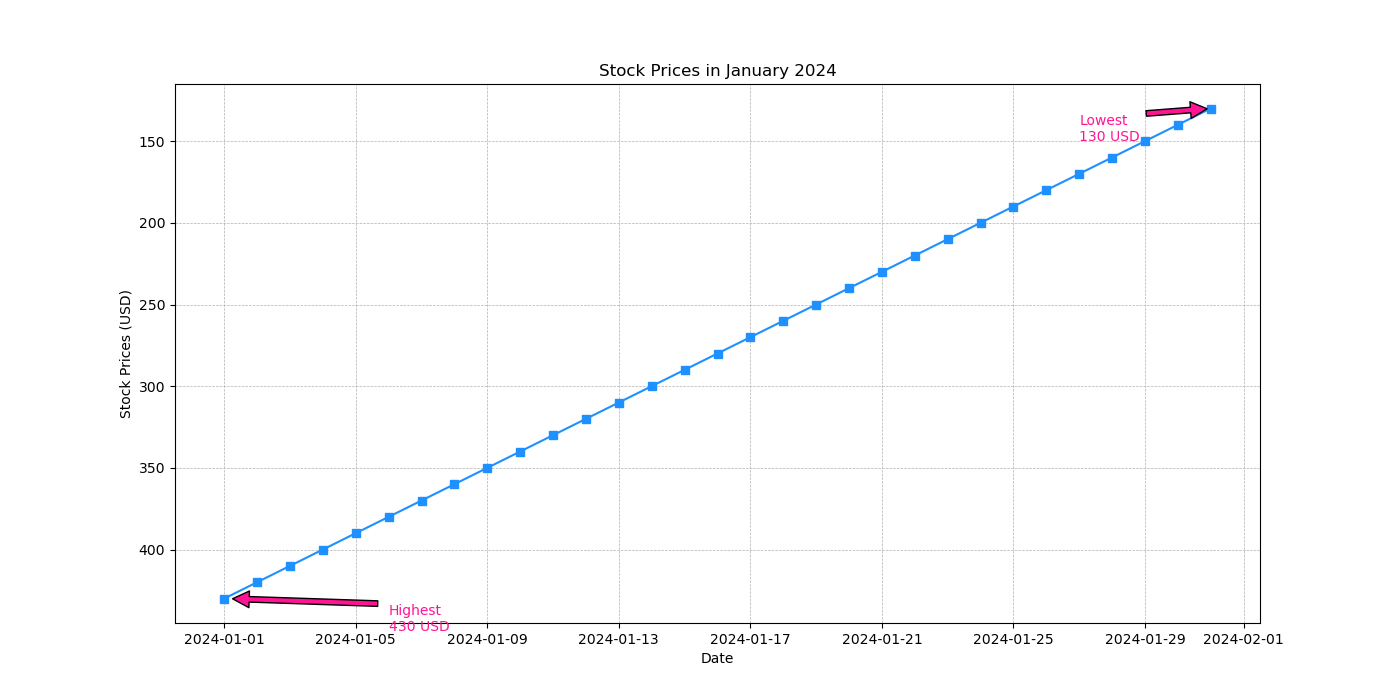

Generate this figure with Python:

import matplotlib.pyplot as plt
import pandas as pd

# Data points
dates = pd.date_range(start="2024-01-01", end="2024-01-31")
stock_prices = [430, 420, 410, 400, 390, 380, 370, 360, 350, 340, 330, 320, 310, 300, 290, 280, 270, 260, 250, 240, 230, 220, 210, 200, 190, 180, 170, 160, 150, 140, 130]

# Create the plot
plt.figure(figsize=(14, 7))
plt.plot(dates, stock_prices, marker='s', linestyle='-', color='#1E90FF')

# Annotate the highest and lowest stock prices points
plt.annotate('Highest\n430 USD', xy=(dates[0], 430), xytext=(dates[5], 450),
             arrowprops=dict(facecolor='#FF1493', shrink=0.05), color='#FF1493')
plt.annotate('Lowest\n130 USD', xy=(dates[-1], 130), xytext=(dates[-5], 150),
             arrowprops=dict(facecolor='#FF1493', shrink=0.05), color='#FF1493')

# Title and labels
plt.title('Stock Prices in January 2024')
plt.xlabel('Date')
plt.ylabel('Stock Prices (USD)')
plt.gca().invert_yaxis()

# Customize the grid
plt.grid(True, which='both', linestyle='--', linewidth=0.5)

# Show the plot
plt.show()
